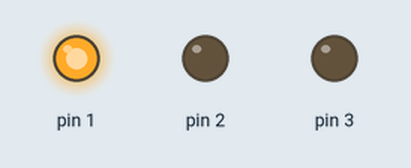
Recording of a sketch running on a simulated Arduino Uno, built with avr-gcc and run on an emulated ATmega328P. On the bench: output pins drawn as LEDs (lit = HIGH).

Above: at 0.5 s.
At 1.5 s:
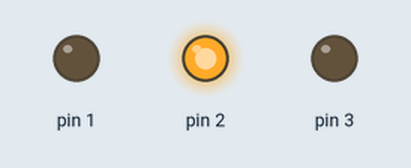
At 2.5 s:
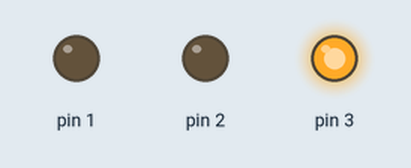
Timing chart, 0 to 5.2 s (numbered marks = the images above):
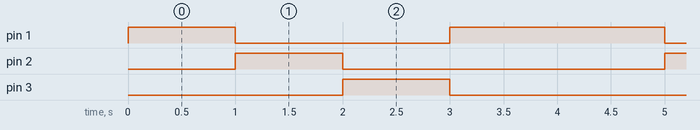

Measured:
- by itself, pin 1: repeats every 4.0 s: LOW 2.0 s, HIGH 2.0 s
- by itself, pin 2, pin 3: alternates HIGH for 1.0 s and LOW for 3.0 s
- by itself, everything shown: repeats every 4.0 s, in 3 steps

The sketch:

10_16520236_02a.ino
```cpp
int steps = 0;

void setup()
{
  pinMode(1, OUTPUT);
  pinMode(2, OUTPUT);
  pinMode(3, OUTPUT);
}

void loop()
{
  digitalWrite(1, HIGH);
  delay(1000); // Wait for 1000 millisecond(s)
  digitalWrite(1, LOW);
  digitalWrite(2, HIGH);
  delay(1000); // Wait for 1000 millisecond(s)
  digitalWrite(2, LOW);
  digitalWrite(3, HIGH);
  delay(1000); // Wait for 1000 millisecond(s)
  digitalWrite(3, LOW);
  digitalWrite(1, HIGH);
  delay(1000); // Wait for 1000 millisecond(s)
}
```
